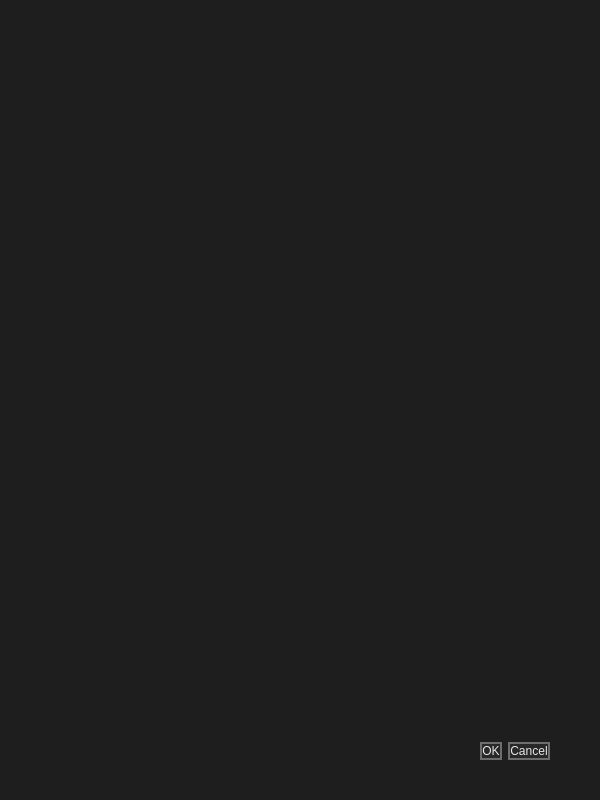
<?xml version="1.0" encoding="UTF-8"?>
<ui version="4.0">
 <class>Dialog</class>
 <widget class="QDialog" name="Dialog">
  <property name="geometry">
   <rect>
    <x>0</x>
    <y>0</y>
    <width>600</width>
    <height>800</height>
   </rect>
  </property>
  <property name="windowTitle">
   <string>Dialog</string>
  </property>
  <property name="styleSheet">
   <string notr="true">*{
background-color: rgb(30, 30, 30);
font: 16pt &quot;Lexend Light&quot;;
}


QPushButton {
border: 2px solid;
color: rgb(230, 230, 230);
border-color: rgb(110, 110, 110);
border-radius: 20px;
background-color: rgba(60,60, 60, 80);
}

QPushButton:hover {
color: #2B79C2;
border: 3px solid;
background-color: rgba(30, 30, 30, 180);
border-color: rgb(150,150, 150);
}

QPushButton:pressed {
color: rgb(30, 30, 30);
border: 2px solid;
background-color: #2B79C2;
border-color: rgb(230, 230, 230);
}
</string>
  </property>
  <widget class="QDialogButtonBox" name="buttonBox">
   <property name="geometry">
    <rect>
     <x>50</x>
     <y>721</y>
     <width>500</width>
     <height>60</height>
    </rect>
   </property>
   <property name="maximumSize">
    <size>
     <width>16777188</width>
     <height>16777215</height>
    </size>
   </property>
   <property name="orientation">
    <enum>Qt::Horizontal</enum>
   </property>
   <property name="standardButtons">
    <set>QDialogButtonBox::Cancel|QDialogButtonBox::Ok</set>
   </property>
  </widget>
 </widget>
 <resources/>
 <connections>
  <connection>
   <sender>buttonBox</sender>
   <signal>accepted()</signal>
   <receiver>Dialog</receiver>
   <slot>accept()</slot>
   <hints>
    <hint type="sourcelabel">
     <x>248</x>
     <y>254</y>
    </hint>
    <hint type="destinationlabel">
     <x>157</x>
     <y>274</y>
    </hint>
   </hints>
  </connection>
  <connection>
   <sender>buttonBox</sender>
   <signal>rejected()</signal>
   <receiver>Dialog</receiver>
   <slot>reject()</slot>
   <hints>
    <hint type="sourcelabel">
     <x>316</x>
     <y>260</y>
    </hint>
    <hint type="destinationlabel">
     <x>286</x>
     <y>274</y>
    </hint>
   </hints>
  </connection>
 </connections>
</ui>
